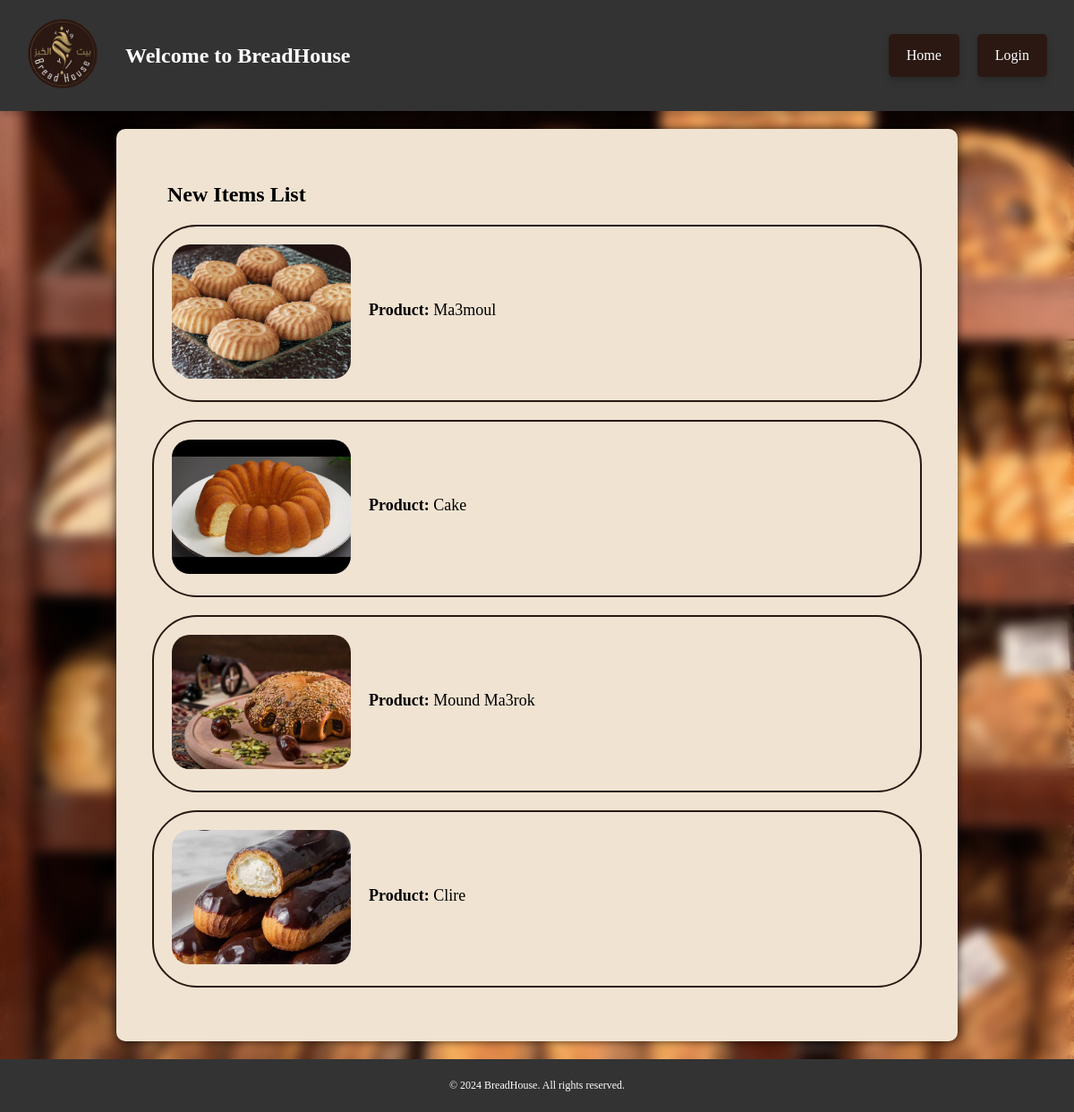
Screenshot of /new_item/ with the database file from the repository.
### Menue/models.py (models this page shows)
class NewItem(models.Model):
    product=models.ForeignKey(Product,on_delete=models.CASCADE)

class Product(models.Model):
    category=models.ForeignKey(Category,on_delete=models.SET_NULL,null=True,)
    name = models.CharField(max_length=100)
    description = models.CharField(max_length=100)
    price=models.IntegerField()
    image = models.ImageField(upload_to='product_images/', null=True, blank=True)
    def __str__(self):
        return self.name

### Menue/views/views.py (the view)
# urls.py: path('new_item/', views.new_items_list, name='new_item_list'),
def new_items_list(request):
    new_items = NewItem.objects.all()
    return render(request, 'new_item/new_item_list.html', {'new_items': new_items})

### Menue/templates/new_item/new_item_list.html (shortened to what this page needs)
{% extends 'base.html' %}
{% block content %}
{% load static %}
<link rel="stylesheet" href="{% static 'css/new-item-list-style.css' %}">
<section class="new-item-list-container">
    <h2>New Items List</h2>
    <ul class="new-item-list">
        {% for new_item in new_items %}
        <li class="new-item-item">
            {% if new_item.product.image %}
            <a href="{% url 'product_details' product_id=new_item.product.id %}">
                <img src="{{ new_item.product.image.url }}" alt="{{ new_item.product.name }} Image"
                    class="new-item-image">
            </a>
            {% endif %}
            <div class="new-item-details">
                <p><strong>Product:</strong> {{ new_item.product }}</p>
            </div>
        </li>
        {% endfor %}
    </ul>
</section>
{% endblock %}

### Menue/static/css/base-style.css (style rules this page uses)
.base-body { margin: 0; padding: 0; background-color: #f4f4f4; background-image: url('../../media/background/dashboard.jpg'); background-size: cover; background-attachment: fixed; position: relative; z-index: 0; font-family: Cambria, Cochin, Georgia, Times, 'Times New Roman', serif }
.base-body::before { content: ''; position: absolute; top: 0; left: 0; right: 0; bottom: 0; background: inherit; filter: blur(7px); z-index: -1; }
.category-image, .new-item-image, .trend-item-image, .offer-image { width: 100%; height: 200px; border-radius: 20px; object-fit: cover; }

### Menue/static/css/new-item-list-style.css (style rules this page uses)
.new-item-list-container { padding: 20px; }
.new-item-list { list-style-type: none; padding: 0; margin: 0; }
.new-item-image { width: 200px; height: 150px; margin-right: 20px; border-radius: 20px; }
.new-item-item { border: 2px solid #2b1812; border-radius: 50px; margin-bottom: 20px; padding: 20px; display: flex; }
h2 { margin-left: 17px; }
.new-item-details { flex: 1; font-size: large; margin-top: 45px; }

### rows the page displays
NewItem: product.image (picture), product "Ma3moul"
NewItem: product.image (placeholder picture), product "Cake"
NewItem: product.image (picture), product "Mound Ma3rok"
NewItem: product.image (picture), product "Clire"
